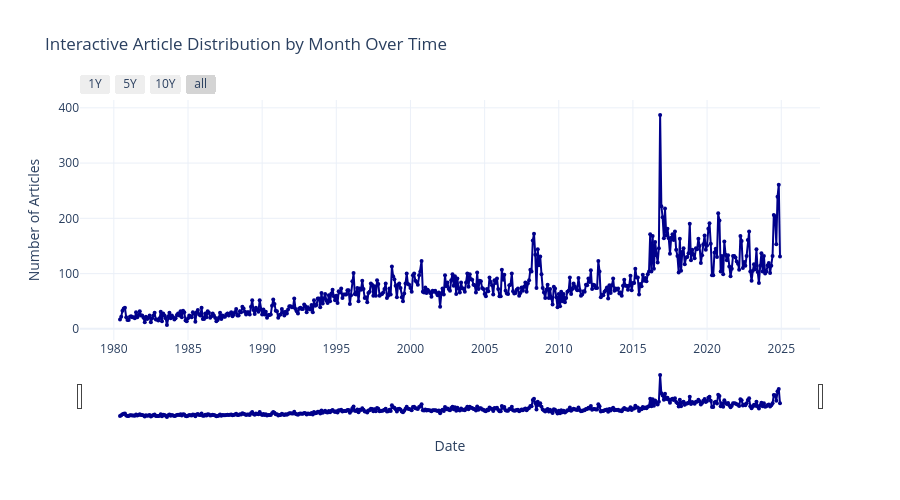

Notebook cell for this chart:
### Markdown cell above
Generate comprehensive visualizations showing article distribution over time, including both yearly and monthly views with static and interactive plots.

### Code cell
# Create overall time distribution visualizations
plot_overall_time_distribution(df, save_static=True, save_interactive=True)

### Figure 1 — Plotly figure (JSON) as saved in the notebook; plotly's stock layout.template omitted (floating-point values rounded to 4 significant figures; data arrays with more than 128 entries replaced by an {"elided": "..."} marker saying what was removed)
{"data": [{"hovertemplate": "<b>Date:</b> %{x|%Y-%m}<br><b>Articles:</b> %{y}<br><extra></extra>", "line": {"color": "darkblue", "width": 2}, "marker": {"size": 4}, "mode": "lines+markers", "name": "Articles per Month", "type": "scatter", "x": {"elided": "535 str values"}, "y": {"elided": "535 int values"}}], "layout": {"height": 500, "hovermode": "x unified", "showlegend": false, "title": {"text": "Interactive Article Distribution by Month Over Time"}, "width": 900, "xaxis": {"rangeselector": {"buttons": [{"count": 1, "label": "1Y", "step": "year", "stepmode": "backward"}, {"count": 5, "label": "5Y", "step": "year", "stepmode": "backward"}, {"count": 10, "label": "10Y", "step": "year", "stepmode": "backward"}, {"step": "all"}]}, "rangeslider": {"visible": true}, "title": {"text": "Date"}, "type": "date"}, "yaxis": {"title": {"text": "Number of Articles"}}}}
